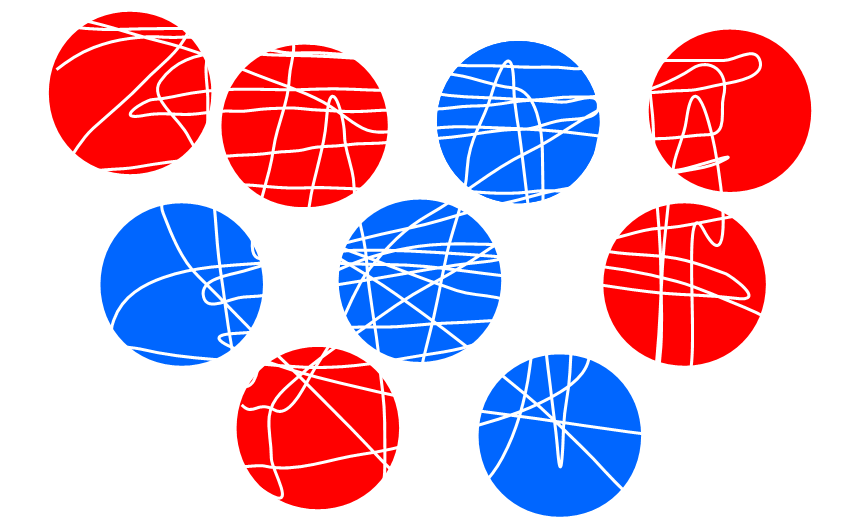
#> input picture images/zad_kółka_1.png, 850 x 529 px
$ python -i lab10.py   (imports and definitions only)
#> lines starting #> are read from the running program, lines starting #| are printed output that depends on the picture; after the words box and inside, x2 and y2 are one past the last pixel; in counts of white or black regions, pixels touching at a corner belong together
#> further down, picture is the input picture: shape (529, 850, 3); mean B, G, R 203.6, 179.9, 215.4
import cv2
import numpy as np
from matplotlib import pyplot as plt

# [1 line not run here, left out]
# [1 line that did not run here, left out]
ref_point = []

def shape_selection(event, x, y, flags, param):
    global ref_point, cropped

    if event == cv2.EVENT_LBUTTONDOWN:
        ref_point = [(x,y)]

    elif event == cv2.EVENT_LBUTTONUP:
        ref_point.append((x,y))

        cv2.rectangle(image, ref_point[0], ref_point[1], (0,255,0), 2)
        cv2.imshow('image', image)

        cropped = image[min(ref_point[0][1], ref_point[1][1]):max(ref_point[0][1], ref_point[1][1]),
                  min(ref_point[0][0], ref_point[1][0]):max(ref_point[0][0], ref_point[1][0])]

def detect_edges(image):
    # Convert to grayscale
    gray = cv2.cvtColor(image, cv2.COLOR_BGR2GRAY)
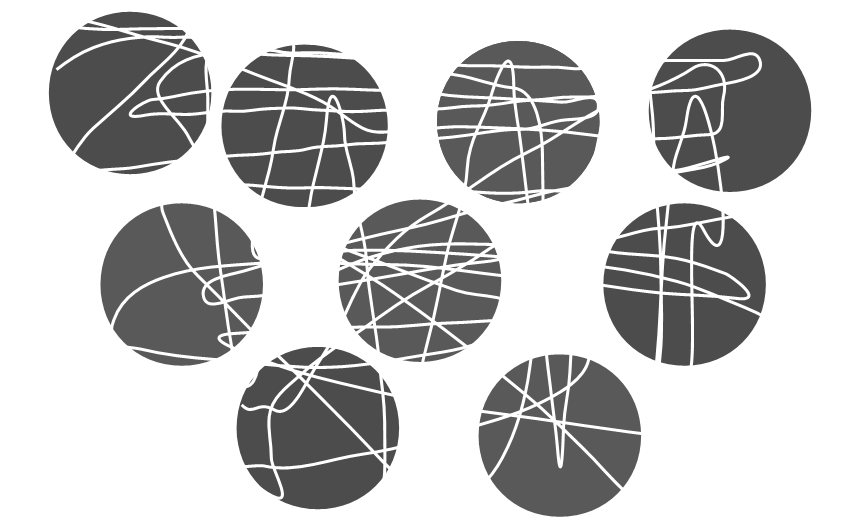
#> gray: shape (529, 850); min 76, max 255, mean 193.2
    # Apply Gaussian blur
    blurred = cv2.GaussianBlur(gray, (5, 5), 0)
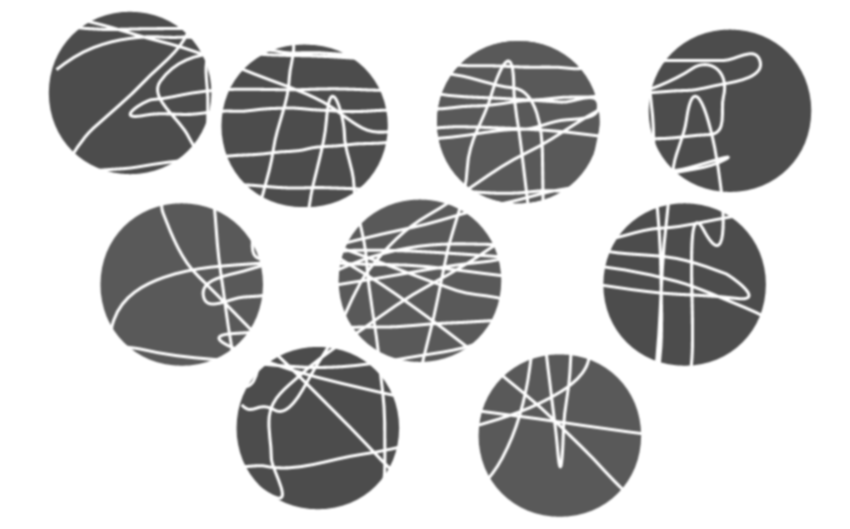
#> blurred: shape (529, 850); min 76, max 255, mean 193.2
    # Apply Canny edge detection
    edges = cv2.Canny(blurred, 50, 150)
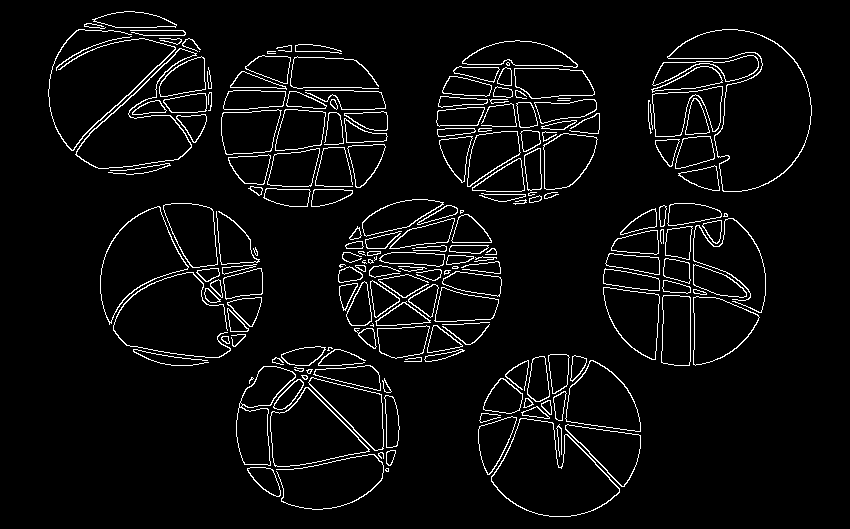
#> edges: shape (529, 850); 4.9% white in thin lines or dots, all inside (x1, y1, x2, y2) = (48, 11, 812, 517)
    return edges
def TODO01():
    cv2.namedWindow('image')
    cv2.setMouseCallback('image', shape_selection)


    while True:
        cv2.imshow('image', image)

        key_code = cv2.waitKey(10)
        if key_code == 27:  # Escape
            break

        elif key_code == ord('c'):  # Press 'c' to detect edges in the selected region
            if len(ref_point) == 2:
                edges = detect_edges(cropped)
                cv2.imshow('edges', edges)
                cv2.waitKey(0)
                cv2.destroyWindow('edges')
            elif key_code == ord('r'):
                cv2.imshow('image', copy)


    cv2.destroyAllWindows()

>>> import cv2
>>> picture = cv2.imread('images/zad_kółka_1.png')
>>> result = detect_edges(picture)
